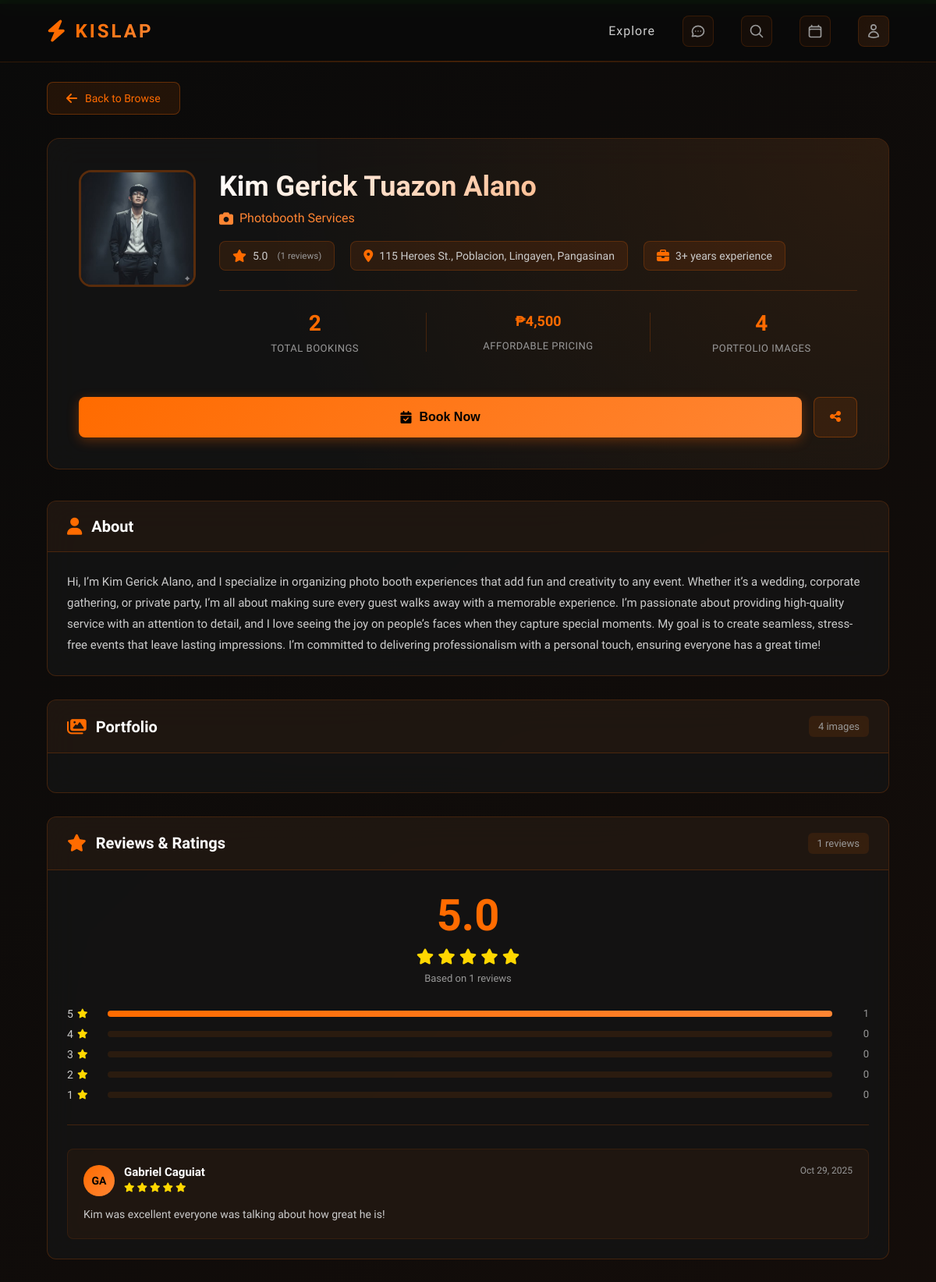
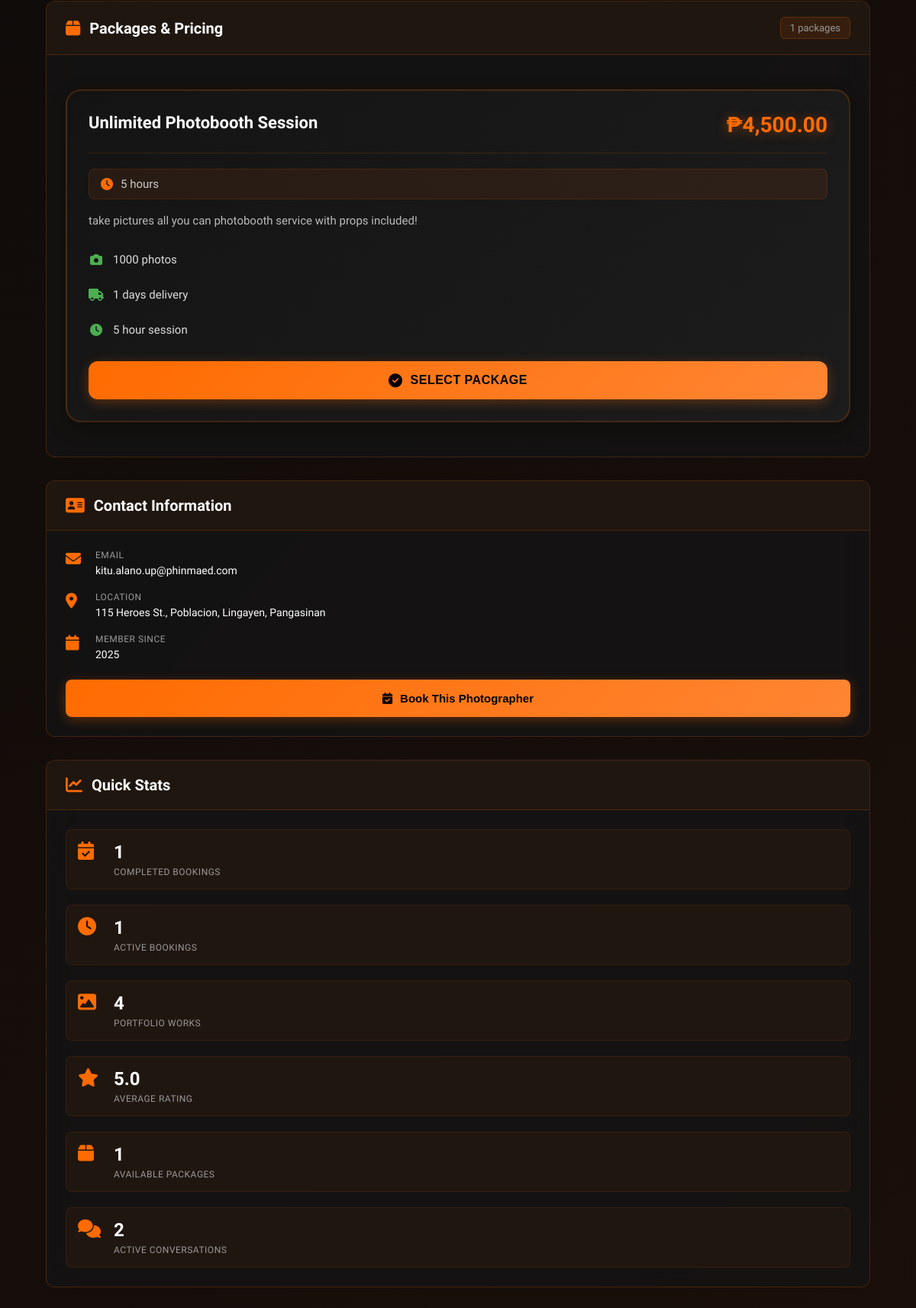
The app's page /index.php?controller=Browse&action=viewProfile&id=25 with its own data (2 pictures, top to bottom).
### tables this page shows
CREATE TABLE `workers` (
  `worker_id` int(11) NOT NULL,
  `application_id` int(11) DEFAULT NULL,
  `status` enum('active','suspended','banned') NOT NULL DEFAULT 'active',
  `suspended_until` timestamp NULL DEFAULT NULL,
  `suspension_reason` text DEFAULT NULL,
  `suspended_by` int(11) DEFAULT NULL,
  `suspended_at` timestamp NULL DEFAULT NULL,
  `lastName` varchar(100) NOT NULL,
  `firstName` varchar(100) NOT NULL,
  `middleName` varchar(100) DEFAULT NULL,
  `email` varchar(255) NOT NULL,
  `phoneNumber` varchar(20) NOT NULL,
  `password` varchar(255) NOT NULL,
  `address` text DEFAULT NULL,
  `specialty` varchar(100) DEFAULT NULL,
  `experience_years` int(11) DEFAULT 0,
  `bio` text DEFAULT NULL,
  `profile_photo` varchar(255) DEFAULT NULL,
  `total_ratings` int(11) DEFAULT 0,
  `total_bookings` int(11) DEFAULT 0,
  `total_earnings` decimal(10,2) DEFAULT 0.00,
  `created_at` timestamp NOT NULL DEFAULT current_timestamp(),
  `updated_at` timestamp NOT NULL DEFAULT current_timestamp() ON UPDATE current_timestamp(),
  `average_rating` decimal(3,2) DEFAULT 0.00
);

CREATE TABLE `ratings` (
  `rating_id` int(11) NOT NULL,
  `conversation_id` int(11) NOT NULL,
  `user_id` int(11) NOT NULL,
  `worker_id` int(11) NOT NULL,
  `rating` int(11) NOT NULL CHECK (`rating` >= 1 and `rating` <= 5),
  `review` text DEFAULT NULL,
  `created_at` timestamp NOT NULL DEFAULT current_timestamp()
);

CREATE TABLE `packages` (
  `package_id` int(11) NOT NULL,
  `worker_id` int(11) NOT NULL,
  `name` varchar(100) NOT NULL,
  `description` text DEFAULT NULL,
  `price` decimal(10,2) NOT NULL,
  `duration_hours` int(11) DEFAULT NULL,
  `photo_count` int(11) DEFAULT NULL,
  `delivery_days` int(11) DEFAULT NULL,
  `status` enum('active','inactive') DEFAULT 'active',
  `created_at` timestamp NOT NULL DEFAULT current_timestamp(),
  `updated_at` timestamp NOT NULL DEFAULT current_timestamp() ON UPDATE current_timestamp()
);

### views/home/profile.php (the view, shortened to what the rows shown need)
<?php
$photographer = $worker ?? null;
$fullName = trim(
    ($photographer['firstName'] ?? '') . ' ' .
    ($photographer['middleName'] ?? '') . ' ' .
    ($photographer['lastName'] ?? '')
);
$businessName = $photographer['display_name'] ?? $fullName;
$bio = $photographer['bio'] ?? 'No bio available';
$location = $photographer['address'] ?? 'Philippines';
$yearsExperience = $photographer['experience_years'] ?? 0;
$specialty = $photographer['specialty'] ?? 'general';
$email = $photographer['email'] ?? '';
$joinedDate = $photographer['created_at'] ?? '';
$specialtyCategories = $allSpecialties ?? [];
$categoryLabel = $specialtyCategories[$specialty] ?? ucwords(str_replace('_', ' ', $specialty));
$stats = $workerStats ?? [];
$totalBookings = intval($stats['total_bookings'] ?? $photographer['total_bookings'] ?? 0);
$rating = floatval($stats['average_rating'] ?? $photographer['average_rating'] ?? 0);
$reviewsCount = intval($stats['total_ratings'] ?? $photographer['total_ratings'] ?? 0);
$joinedYear = $joinedDate ? date('Y', strtotime($joinedDate)) : date('Y');
?>
<!DOCTYPE html>
<html lang="en">
<head>
    <link href="https://cdnjs.cloudflare.com/ajax/libs/font-awesome/6.4.0/css/all.min.css" rel="stylesheet">
    <link rel="stylesheet" href="/Kislap/public/css/style.css" type="text/css">
    <link rel="stylesheet" href="/Kislap/public/css/viewProfile.css?v=<?php echo rand(1000, 9999) . time(); ?>" type="text/css">
    <link rel="stylesheet" href="/Kislap/public/css/packages.css?v=<?php echo time(); ?>" type="text/css">
</head>
<body>
<?php require __DIR__ . '/../shared/navbar.php'; ?>
<div class="profile-container">
    <div class="profile-header">
        <div class="profile-header-content">
            <div class="profile-main-info">
                <div class="profile-details">
                    <h1 class="profile-name"><?php echo htmlspecialchars($businessName); ?></h1>
                    <p class="profile-specialty">
                        <i class="fas fa-camera"></i>
                        <?php echo htmlspecialchars($categoryLabel); ?>
                    </p>
                    <div class="profile-meta-row">
                        <div class="meta-badge">
                            <i class="fas fa-star"></i>
                            <span><?php echo number_format($rating, 1); ?></span>
                            <small>(<?php echo $reviewsCount; ?> reviews)</small>
                        </div>
                        <div class="meta-badge">
                            <i class="fas fa-map-marker-alt"></i>
                            <span><?php echo htmlspecialchars($location); ?></span>
                        </div>
                        <div class="meta-badge">
                            <i class="fas fa-briefcase"></i>
                            <span><?php echo $yearsExperience; ?>+ years experience</span>
                        </div>
                    </div>
                    <div class="profile-stats">
                        <div class="stat-item">
                            <span class="stat-number"><?php echo $totalBookings; ?></span>
                            <span class="stat-label">Total Bookings</span>
                        </div>
                        <div class="stat-item">
                        </div>
                        <div class="stat-item">
                        </div>
                    </div>
                </div>
            </div>
        </div>
    </div>
    <div class="profile-content-grid">
        <div class="profile-left-column">
            <div class="profile-section">
                <div class="section-header">
                    <h2><i class="fas fa-user"></i> About</h2>
                </div>
                <div class="section-content">
                    <p class="bio-text"><?php echo nl2br(htmlspecialchars($bio)); ?></p>
                </div>
            </div>
            <div class="profile-section">
                <div class="section-header">
                    <h2><i class="fas fa-images"></i> Portfolio</h2>
                </div>
            </div>
            <div class="profile-section">
                <div class="section-header">
                    <h2><i class="fas fa-star"></i> Reviews & Ratings</h2>
                    <span class="review-count"><?php echo $reviewsCount; ?> reviews</span>
                </div>
                <div class="section-content">
                    <div class="rating-overview">
                        <div class="rating-score">
                            <span class="score-number"><?php echo number_format($rating, 1); ?></span>
                            <div class="score-stars">
                                <?php for ($i = 1; $i <= 5; $i++): ?>
                                    <i class="fas fa-star <?php echo $i <= round($rating) ? 'active' : ''; ?>"></i>
                                <?php endfor; ?>
                            </div>
                            <p class="score-label">Based on <?php echo $reviewsCount; ?> reviews</p>
                        </div>
                    </div>
                    <div class="reviews-list">
                        <?php if (!empty($reviews)): ?>
                            <?php foreach ($reviews as $review): ?>
                                <div class="review-item">
                                    <div class="review-header">
                                        <div class="reviewer-info">
                                            <div class="reviewer-avatar">
                                                <?php if ($review['user_photo']): ?>
                                                    <?php
                                                    $reviewerImagePath = $review['user_photo'];
                                                    if (!str_starts_with($reviewerImagePath, '/Kislap/') && !str_starts_with($reviewerImagePath, 'http')) {
                                                        $reviewerImagePath = '/Kislap/' . $reviewerImagePath;
                                                    }
                                                    ?>
                                                    <img src="<?php echo htmlspecialchars($reviewerImagePath); ?>" alt="Reviewer">
                                                <?php else: ?>
                                                    <?php echo strtoupper(substr($review['user_name'], 0, 2)); ?>
                                                <?php endif; ?>
                                            </div>
                                            <div>
                                                <h4><?php echo htmlspecialchars($review['user_name']); ?></h4>
                                                <div class="review-stars">
                                                    <?php for ($i = 1; $i <= 5; $i++): ?>
                                                        <i class="fas fa-star <?php echo $i <= $review['rating'] ? 'active' : ''; ?>"></i>
                                                    <?php endfor; ?>
                                                </div>
                                            </div>
                                        </div>
                                        <span class="review-date"><?php echo date('M d, Y', strtotime($review['created_at'])); ?></span>
                                    </div>
                                    <?php if ($review['review']): ?>
                                        <p class="review-text">
                                            <?php echo nl2br(htmlspecialchars($review['review'])); ?>
                                        </p>
                                    <?php endif; ?>
                                </div>
                            <?php endforeach; ?>
                        <?php endif; ?>
                    </div>
                </div>
            </div>
            <?php if (!empty($packages)): ?>
            <div class="profile-section">
                <div class="section-header">
                    <h2><i class="fas fa-box"></i> Packages & Pricing</h2>
                </div>
                <div class="section-content">
                    <div class="packages-grid">
                        <?php foreach ($packages as $package): ?>
                            <div class="package-card">
                                <div class="package-header">
                                    <h3><?php echo htmlspecialchars($package['name']); ?></h3>
                                    <div class="package-price">₱<?php echo number_format($package['price'], 2); ?></div>
                                </div>
                                <div class="package-details">
                                    <?php if ($package['duration']): ?>
                                        <div class="package-duration">
                                            <i class="fas fa-clock"></i>
                                            <span><?php echo $package['duration']; ?> hours</span>
                                        </div>
                                    <?php endif; ?>
                                    <?php if ($package['description']): ?>
                                        <p class="package-description">
                                            <?php echo nl2br(htmlspecialchars($package['description'])); ?>
                                        </p>
                                    <?php endif; ?>
                                    <div class="package-features">
                                        <?php if ($package['photo_count']): ?>
                                            <div class="feature-item">
                                                <i class="fas fa-camera"></i>
                                                <span><?php echo $package['photo_count']; ?> photos</span>
                                            </div>
                                        <?php endif; ?>
                                        <?php if ($package['delivery_days']): ?>
                                            <div class="feature-item">
                                                <i class="fas fa-truck"></i>
                                                <span><?php echo $package['delivery_days']; ?> days delivery</span>
                                            </div>
                                        <?php endif; ?>
                                        <?php if ($package['duration']): ?>
                                            <div class="feature-item">
                                                <i class="fas fa-clock"></i>
                                                <span><?php echo $package['duration']; ?> hour session</span>
                                            </div>
                                        <?php endif; ?>
                                    </div>
                                </div>
                                <button class="btn-select-package" onclick="selectPackage(<?php echo $package['package_id']; ?>, '<?php echo htmlspecialchars($package['name']); ?>', <?php echo $package['price']; ?>)">
                                    <i class="fas fa-check-circle"></i>
                                    Select Package
                                </button>
                            </div>
                        <?php endforeach; ?>
                    </div>
                </div>
            </div>
            <?php endif; ?>
        </div>
        <div class="profile-right-column">
            <div class="profile-section">
                <div class="section-header">
                    <h2><i class="fas fa-address-card"></i> Contact Information</h2>
                </div>
                <div class="section-content">
                    <div class="contact-list">
                        <?php if ($email): ?>
                            <div class="contact-item">
                                <i class="fas fa-envelope"></i>
                                <div>
                                    <span class="contact-label">Email</span>
                                    <a href="mailto:<?php echo htmlspecialchars($email); ?>" class="contact-value">
                                        <?php echo htmlspecialchars($email); ?>
                                    </a>
                                </div>
                            </div>
                        <?php endif; ?>
                        <div class="contact-item">
                            <div>
                                <span class="contact-label">Location</span>
                                <span class="contact-value"><?php echo htmlspecialchars($location); ?></span>
                            </div>
                        </div>
                        <?php if ($joinedDate): ?>
                            <div class="contact-item">
                                <i class="fas fa-calendar"></i>
                                <div>
                                    <span class="contact-label">Member Since</span>
                                    <span class="contact-value"><?php echo $joinedYear; ?></span>
                                </div>
                            </div>
                        <?php endif; ?>
                    </div>
                </div>
            </div>
            <div class="profile-section">
                <div class="section-header">
                    <h2><i class="fas fa-chart-line"></i> Quick Stats</h2>
                </div>
                <div class="section-content">
                    <div class="quick-stats-list">
                        <div class="quick-stat">
                            <div>
                                <span class="stat-value"><?php echo number_format($rating, 1); ?></span>
                                <span class="stat-label">Average Rating</span>
                            </div>
                        </div>
                    </div>
                </div>
            </div>
        </div>
    </div>
</div>
</body>
</html>

### records on screen
workers: specialty "Photobooth Services", average_rating "5.0", total_ratings "1", address "115 Heroes St., Poblacion, Lingayen, Pangasinan", experience_years "3", total_bookings "2", bio "Hi, I’m Kim Gerick Alano, and I specialize in organizing photo booth experiences that add fun and creativity to any event. Whether it’s a wedding, corporate gathering, or private party, I’m all about making sure every guest walks away with a memorable experience. I’m passionate about providing high-quality service with an attention to detail, and I love seeing the joy on people’s faces when they capture special moments. My goal is to create seamless, stress-free events that leave lasting impressions. I’m committed to delivering professionalism with a personal touch, ensuring everyone has a great time!", email "kitu.alano.up@phinmaed.com"
ratings: user_name "GA", user_name "Gabriel Caguiat", rating 5 (drawn), created_at "Oct 29, 2025", review "Kim was excellent everyone was talking about how great he is!"
packages: name "Unlimited Photobooth Session", price "4,500.00", duration_hours "5", description "take pictures all you can photobooth service with props included!", photo_count "1000", delivery_days "1"

### other values on screen
$businessName "Kim Gerick Tuazon Alano"
$priceRangeText "₱4,500"
$priceDescription "AFFORDABLE PRICING"
count($portfolioImages) "4"
count($recentWork) "4"
$stars "5"
$count "1"
$stars "4"
$count "0"
$stars "3"
$stars "2"
$stars "1"
count($packages) "1"
$completedBookings "1"
$pendingBookings "1"
